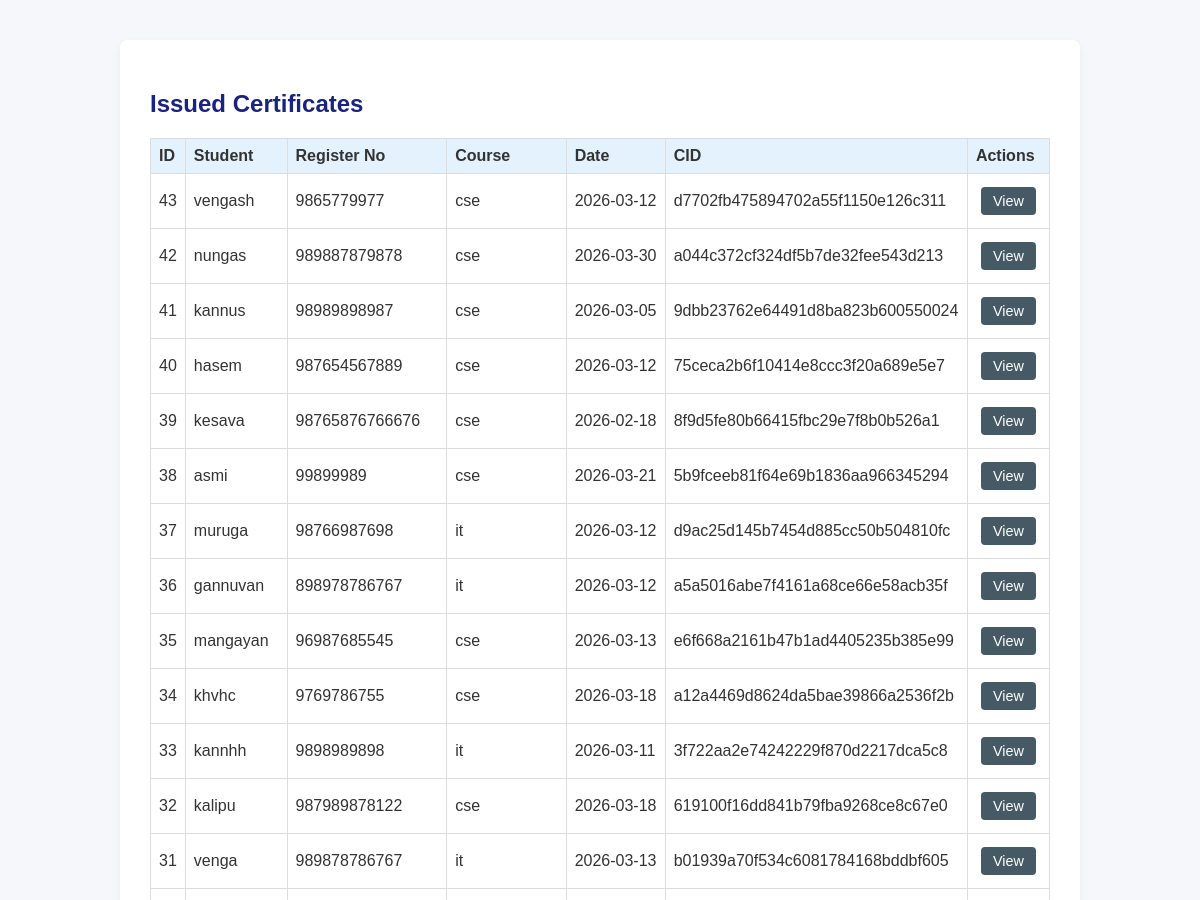
/admin/issued (signed in, upper part), run on an earlier commit of the app's database.
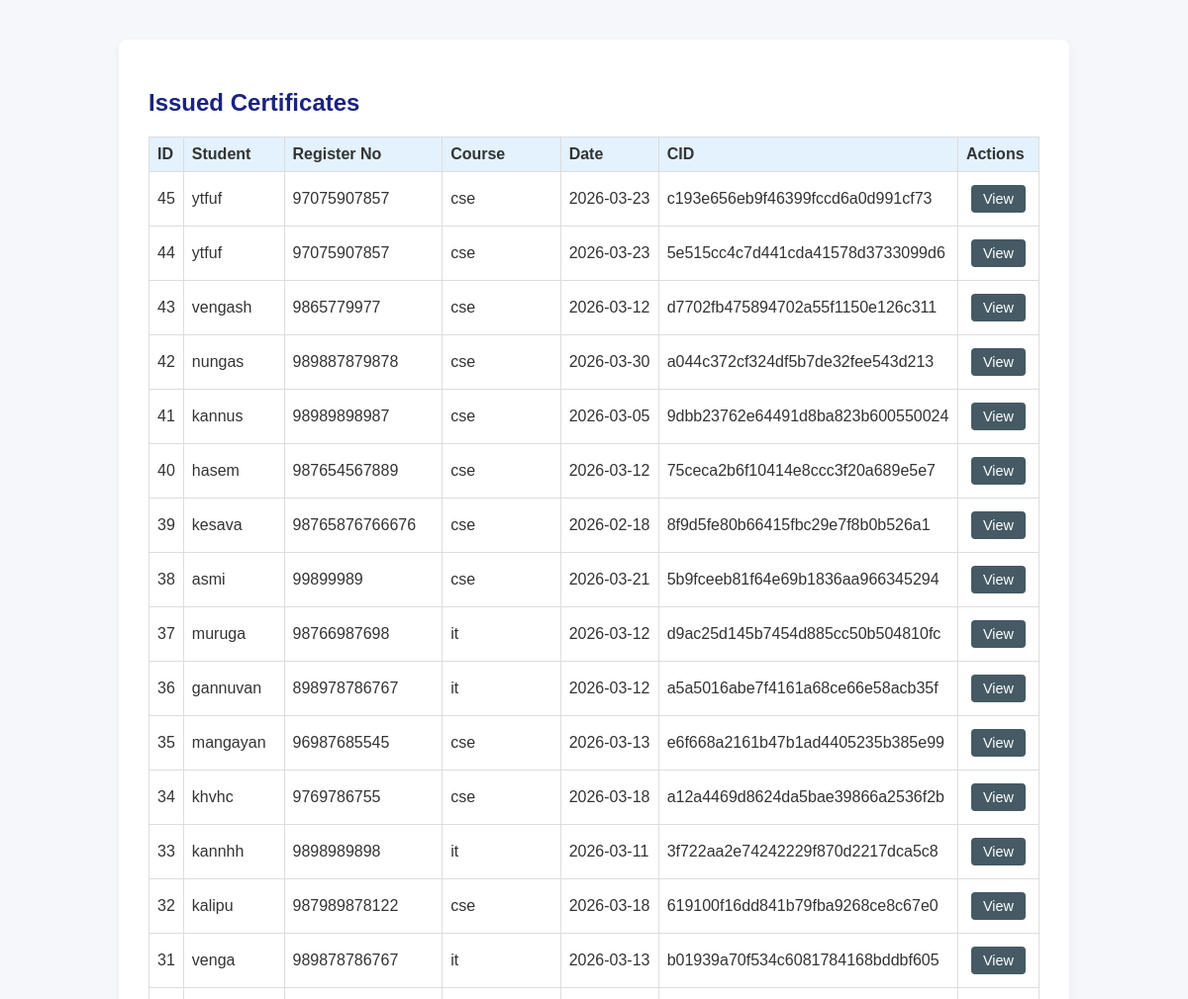
And on a later commit of the database.
### tables this page shows
CREATE TABLE certificates (
            id INTEGER PRIMARY KEY AUTOINCREMENT,
            student_name TEXT NOT NULL,
            register_number TEXT NOT NULL,
            course TEXT NOT NULL,
            issue_date TEXT NOT NULL,
            cid TEXT NOT NULL,
            blockchain_index INTEGER NOT NULL,
            pdf_filename TEXT NOT NULL,
            image_filename TEXT NOT NULL,
            created_at TEXT NOT NULL
        , ai_score REAL DEFAULT NULL, heatmap TEXT DEFAULT NULL, blockchain_tx TEXT DEFAULT NULL);

### routes/admin_routes.py (the view)
@admin_bp.route("/issued")
def issued_certificates():
    if not _require_admin():
        return redirect(url_for("admin.login"))
    certs = get_all_certificates()
    return render_template("issued_list.html", certificates=certs)

### database/init_db.py (called while the page is built)
def get_connection() -> sqlite3.Connection:
    DATABASE_PATH.parent.mkdir(parents=True, exist_ok=True)
    conn = sqlite3.connect(DATABASE_PATH)
    conn.row_factory = sqlite3.Row
    return conn

### models/certificate_model.py (called while the page is built)
def get_all_certificates() -> List[Certificate]:
    conn = get_connection()
    cur = conn.cursor()
    cur.execute("SELECT * FROM certificates ORDER BY created_at DESC")
    rows = cur.fetchall()
    conn.close()
    return [Certificate(**dict(row)) for row in rows]

### routes/admin_routes.py (called while the page is built)
def _require_admin() -> bool:
    return session.get("admin_logged_in", False)

### templates/issued_list.html (shortened to what this page needs)
<!DOCTYPE html>
<html lang="en">
<head>
    <link rel="stylesheet" href="{{ url_for('static', filename='css/style.css') }}">
</head>
<body>
<div class="container">
    <h2>{% if student_view %}My Certificates{% else %}Issued Certificates{% endif %}</h2>
    {% if certificates %}
        <table class="table">
            <thead>
            <tr>
                <th>ID</th>
                <th>Student</th>
                <th>Register No</th>
                <th>Course</th>
                <th>Date</th>
                <th>CID</th>
                <th>Actions</th>
            </tr>
            </thead>
            <tbody>
            {% for cert in certificates %}
                <tr>
                    <td>{{ cert.id }}</td>
                    <td>{{ cert.student_name }}</td>
                    <td>{{ cert.register_number }}</td>
                    <td>{{ cert.course }}</td>
                    <td>{{ cert.issue_date }}</td>
                    <td>{{ cert.cid }}</td>
                    <td>
                        {% if student_view %}
                            <a href="{{ url_for('student.download_certificate', cert_id=cert.id) }}" class="btn small">
                                Download
                            </a>
                        {% else %}
                            <a href="{{ url_for('admin.view_certificate', cert_id=cert.id) }}" class="btn small">
                                View
                            </a>
                        {% endif %}
                    </td>
                </tr>
            {% endfor %}
            </tbody>
        </table>
    {% else %}
        <p>No certificates found.</p>
    {% endif %}
</div>
</body>
</html>

### static/css/style.css (style rules this page uses)
body { font-family: Arial, sans-serif; margin: 0; padding: 0; background: #f5f7fb; color: #333; }
.container { max-width: 900px; margin: 40px auto; background: #ffffff; padding: 30px; border-radius: 8px; box-shadow: 0 4px 10px rgba(0, 0, 0, 0.05); }
h1, h2, h3 { color: #1a237e; }
.btn { display: inline-block; padding: 10px 20px; margin: 5px; border-radius: 4px; text-decoration: none; color: #ffffff; background: #455a64; transition: background 0.2s ease; }
.btn.small { padding: 6px 12px; font-size: 0.9em; }
.table { width: 100%; border-collapse: collapse; margin-top: 20px; }
.table th, .table td { border: 1px solid #ddd; padding: 8px; text-align: left; }
.table th { background: #e3f2fd; }

What changed in the data, as far as the page shows it:
added certificates: id "45", student_name "ytfuf", register_number "97075907857", course "cse", issue_date "2026-03-23", cid "c193e656eb9f46399fccd6a0d991cf73"
added certificates: id "44", student_name "ytfuf", register_number "97075907857", course "cse", issue_date "2026-03-23", cid "5e515cc4c7d441cda41578d3733099d6"
